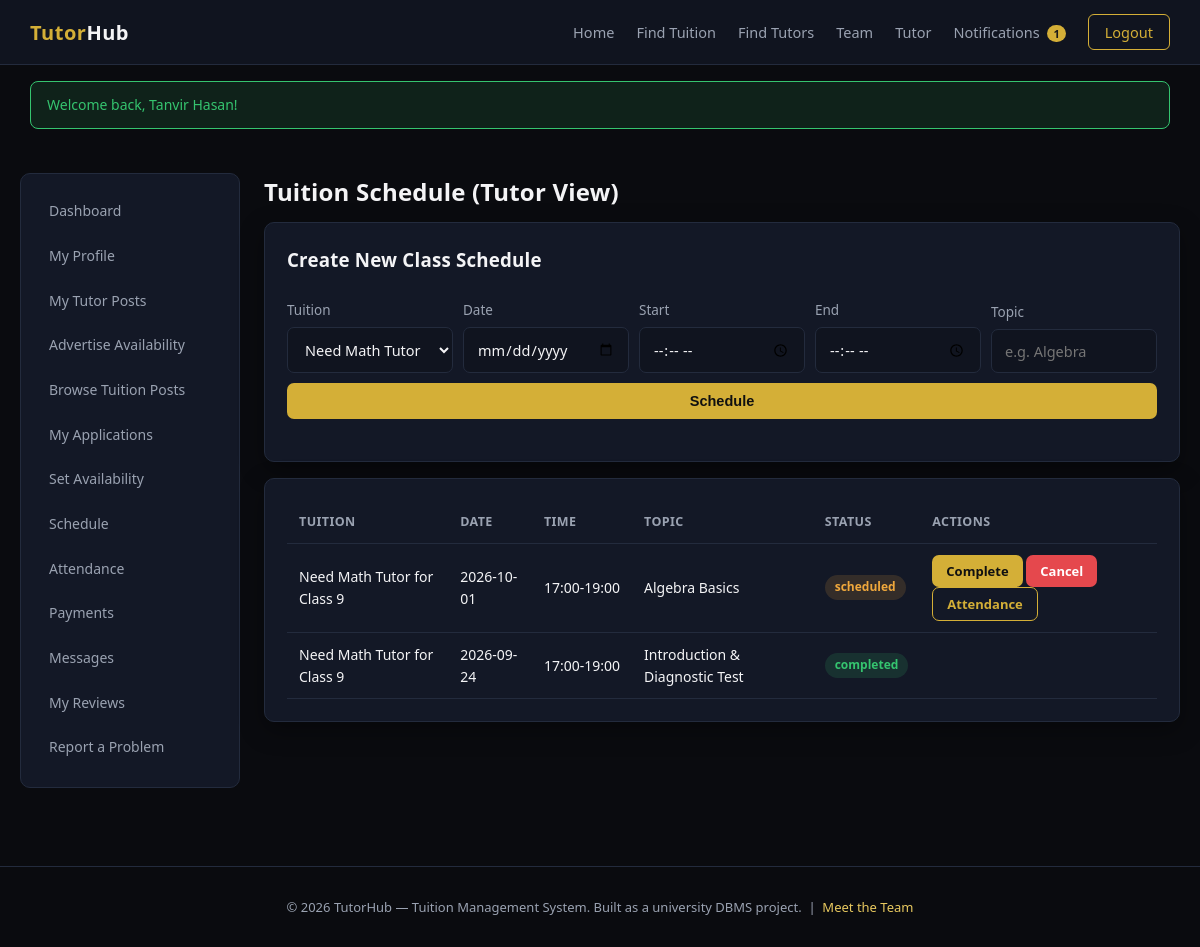
Screenshot of /schedule/index.php (signed in) with the database file from the repository.
### tables this page shows
CREATE TABLE tuition_schedule (
    schedule_id INT AUTO_INCREMENT PRIMARY KEY,
    application_id INT NOT NULL,
    tuition_post_id INT NOT NULL,
    student_user_id INT NOT NULL,
    tutor_user_id INT NOT NULL,
    class_date DATE NOT NULL,
    start_time TIME NOT NULL,
    end_time TIME NOT NULL,
    topic VARCHAR(160),
    status ENUM('scheduled','completed','cancelled') NOT NULL DEFAULT 'scheduled',
    created_at TIMESTAMP DEFAULT CURRENT_TIMESTAMP,
    CONSTRAINT fk_sched_app FOREIGN KEY (application_id) REFERENCES applications(application_id) ON DELETE CASCADE,
    CONSTRAINT fk_sched_post FOREIGN KEY (tuition_post_id) REFERENCES tuition_posts(tuition_post_id) ON DELETE CASCADE,
    CONSTRAINT fk_sched_student FOREIGN KEY (student_user_id) REFERENCES users(user_id) ON DELETE CASCADE,
    CONSTRAINT fk_sched_tutor FOREIGN KEY (tutor_user_id) REFERENCES users(user_id) ON DELETE CASCADE,
    INDEX idx_sched_date (class_date),
    INDEX idx_sched_status (status)
);

CREATE TABLE tuition_posts (
    tuition_post_id INT AUTO_INCREMENT PRIMARY KEY,
    student_profile_id INT NOT NULL,
    subject_id INT NOT NULL,
    title VARCHAR(160) NOT NULL,
    class_level VARCHAR(60),
    location VARCHAR(150),
    budget_min DECIMAL(10,2) DEFAULT 0,
    budget_max DECIMAL(10,2) DEFAULT 0,
    preferred_days VARCHAR(100),
    preferred_time VARCHAR(60),
    mode ENUM('online','offline','both') DEFAULT 'offline',
    gender_preference ENUM('any','male','female') DEFAULT 'any',
    description TEXT,
    status ENUM('open','in_progress','completed','closed') NOT NULL DEFAULT 'open',
    created_at TIMESTAMP DEFAULT CURRENT_TIMESTAMP,
    updated_at TIMESTAMP DEFAULT CURRENT_TIMESTAMP ON UPDATE CURRENT_TIMESTAMP,
    CONSTRAINT fk_tup_student FOREIGN KEY (student_profile_id) REFERENCES student_profiles(student_profile_id) ON DELETE CASCADE,
    CONSTRAINT fk_tup_subject FOREIGN KEY (subject_id) REFERENCES subjects(subject_id) ON DELETE RESTRICT,
    INDEX idx_tup_status (status),
    INDEX idx_tup_location (location),
    INDEX idx_tup_budget (budget_min, budget_max),
    INDEX idx_tup_mode (mode)
);

### includes/auth.php (called while the page is built, shortened)
<?php
function currentUser(): ?array
{
    return $_SESSION['user'] ?? null;
}
function hasRole(string $role): bool
{
    $user = currentUser();
    return $user['role'] === $role;
}

### includes/functions.php (called while the page is built, shortened)
<?php
function e(string $value): string
{
    return htmlspecialchars($value, ENT_QUOTES, 'UTF-8');
}

### includes/csrf.php (called while the page is built, shortened)
<?php
function csrfToken(): string
{
    return $_SESSION['csrf_token'];
}

### schedule/index.php (the view, shortened to what this page needs)
<?php
$db = getDB();
$user = currentUser();
$view = $_GET['view'] ?? (hasRole('tutor') ? 'tutor' : 'student');
$userIdField = $view === 'tutor' ? 'tutor_user_id' : 'student_user_id';
$schedules = $db->prepare("SELECT ts.*, tp.title FROM tuition_schedule ts JOIN tuition_posts tp ON tp.tuition_post_id = ts.tuition_post_id WHERE ts.$userIdField = ? ORDER BY ts.class_date DESC, ts.start_time DESC");
$schedules->execute([$user['user_id']]);
$schedules = $schedules->fetchAll();
if ($view === 'tutor') {
    $accepted = $db->prepare(
        "SELECT a.application_id, tp.title FROM applications a
         JOIN tuition_posts tp ON tp.tuition_post_id = a.tuition_post_id
         JOIN tutor_profiles tpf ON tpf.tutor_profile_id = a.tutor_profile_id
         WHERE tpf.user_id = ? AND a.status = 'accepted'"
    );
}
$accepted->execute([$user['user_id']]);
$accepted = $accepted->fetchAll();
include __DIR__ . '/../includes/header.php';
?>
<div class="dash-layout">
    <div>
        <h2>Tuition Schedule (<?= ucfirst($view) ?> View)</h2>
        <?php if ($accepted): ?>
        <div class="card">
            <h3>Create New Class Schedule</h3>
            <form method="POST" action="?view=<?= $view ?>" class="filter-bar">
                <div>
                    <label>Tuition</label>
                    <select name="application_id" required>
                        <?php foreach ($accepted as $a): ?>
                            <option value="<?= (int)$a['application_id'] ?>"><?= e($a['title']) ?></option>
                        <?php endforeach; ?>
                    </select>
                </div>
                <div><label>Date</label><input type="date" name="class_date" required></div>
                <div><label>Start</label><input type="time" name="start_time" required></div>
                <div><label>End</label><input type="time" name="end_time" required></div>
                <div><label>Topic</label><input type="text" name="topic" placeholder="e.g. Algebra"></div>
                <div><button type="submit" name="create" value="1" class="btn btn-primary btn-block">Schedule</button></div>
            </form>
        </div>
        <?php endif; ?>
        <div class="card mt-2">
            <?php if (!$schedules): ?>
                <p class="empty-state">No classes scheduled yet.</p>
            <?php else: ?>
            <table>
                <tr><th>Tuition</th><th>Date</th><th>Time</th><th>Topic</th><th>Status</th><th>Actions</th></tr>
                <?php foreach ($schedules as $s): ?>
                <tr>
                    <td><?= e($s['title']) ?></td>
                    <td><?= e($s['class_date']) ?></td>
                    <td><?= e(substr($s['start_time'],0,5)) ?>-<?= e(substr($s['end_time'],0,5)) ?></td>
                    <td><?= e($s['topic'] ?: '-') ?></td>
                    <td><span class="badge badge-<?= e($s['status']) ?>"><?= e($s['status']) ?></span></td>
                    <td>
                        <?php if ($s['status'] === 'scheduled'): ?>
                            <a href="?id=<?= (int)$s['schedule_id'] ?>&status=completed&view=<?= $view ?>&csrf_token=<?= e(csrfToken()) ?>" class="btn btn-primary btn-sm">Complete</a>
                            <a href="?id=<?= (int)$s['schedule_id'] ?>&status=cancelled&view=<?= $view ?>&csrf_token=<?= e(csrfToken()) ?>" class="btn btn-danger btn-sm">Cancel</a>
                            <?php if ($view === 'tutor'): ?>
                            <a href="<?= BASE_URL ?>/attendance/mark.php?schedule_id=<?= (int)$s['schedule_id'] ?>" class="btn btn-outline btn-sm">Attendance</a>
                            <?php endif; ?>
                        <?php elseif ($s['status'] === 'completed' && $view === 'student'): ?>
                            <a href="<?= BASE_URL ?>/reviews/give_review.php?post_id=<?= (int)$s['tuition_post_id'] ?>&schedule_id=<?= (int)$s['schedule_id'] ?>" class="btn btn-outline btn-sm">Review</a>
                        <?php endif; ?>
                    </td>
                </tr>
                <?php endforeach; ?>
            </table>
            <?php endif; ?>
        </div>
    </div>
</div>
<?php include __DIR__ . '/../includes/footer.php'; ?>

### assets/css/style.css (style rules this page uses)
:root { --bg-black: #0a0b0f; --bg-navy: #10141f; --bg-navy-light: #161c2c; --bg-card: #131826; --border-subtle: #232b3d; --gold: #d4af37; --gold-light: #e8c95f; --text-white: #f4f4f6; --text-muted: #9aa2b1; --danger: #e5484d; --success: #35c46f; --warning: #f0a83c; --radius: 10px; --shadow: 0 8px 24px rgba(0,0,0,0.35); }
* { box-sizing: border-box; }
body { margin: 0; font-family: 'Segoe UI', 'Inter', Roboto, Arial, sans-serif; background: var(--bg-black); color: var(--text-white); line-height: 1.55; }
a { color: var(--gold-light); text-decoration: none; }
h1, h2, h3, h4 { font-weight: 600; letter-spacing: 0.2px; margin: 0 0 12px; }
.btn { display: inline-block; padding: 10px 22px; border-radius: 7px; border: none; font-size: 14.5px; font-weight: 600; cursor: pointer; transition: 0.15s ease; }
.btn-primary { background: var(--gold); color: #101010; }
.btn-outline { background: transparent; border: 1px solid var(--gold); color: var(--gold); }
.btn-danger { background: var(--danger); color: #fff; }
.btn-sm { padding: 6px 14px; font-size: 13px; }
.btn-block { width: 100%; text-align: center; }
.card { background: var(--bg-card); border: 1px solid var(--border-subtle); border-radius: var(--radius); padding: 22px; box-shadow: var(--shadow); }
.card + .card { margin-top: 16px; }
label { display: block; margin: 14px 0 6px; font-size: 13.5px; color: var(--text-muted); }
input, select, textarea { width: 100%; padding: 11px 13px; border-radius: 7px; border: 1px solid var(--border-subtle); background: var(--bg-navy); color: var(--text-white); font-size: 14.5px; font-family: inherit; }
table { width: 100%; border-collapse: collapse; font-size: 14px; }
th, td { padding: 11px 12px; border-bottom: 1px solid var(--border-subtle); text-align: left; }
th { color: var(--text-muted); font-weight: 600; font-size: 12.5px; text-transform: uppercase; letter-spacing: 0.4px; }
.badge { display: inline-block; padding: 3px 10px; border-radius: 20px; font-size: 12px; font-weight: 600; }
.badge-open, .badge-active, .badge-accepted, .badge-paid, .badge-present, .badge-completed, .badge-resolved { background: rgba(53,196,111,0.15); color: var(--success); }
.badge-pending, .badge-scheduled { background: rgba(240,168,60,0.15); color: var(--warning); }
.dash-layout { display: grid; grid-template-columns: 220px 1fr; gap: 24px; padding: 28px 20px; max-width: 1280px; margin: 0 auto; }
.mt-2 { margin-top: 16px; }
.filter-bar { display: flex; gap: 10px; flex-wrap: wrap; align-items: end; margin-bottom: 20px; }
.filter-bar > div { flex: 1; min-width: 140px; }

### rows the page displays
tuition_schedule: tuition_post.title "Need Math Tutor for Class 9", class_date "2026-10-01", start_time "17:00", end_time "19:00", topic "Algebra Basics", status "scheduled"
tuition_schedule: tuition_post.title "Need Math Tutor for Class 9", class_date "2026-09-24", start_time "17:00", end_time "19:00", topic "Introduction & Diagnostic Test", status "completed"

### other values shown
$c "1"
$f['message'] "Welcome back, Tanvir Hasan!"
$view "Tutor"
form field application_id "Need Math Tutor for Class 9"
